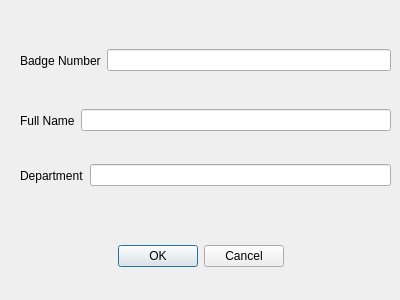
<?xml version="1.0" encoding="UTF-8"?>
<ui version="4.0">
 <class>Dialog</class>
 <widget class="QDialog" name="Dialog">
  <property name="geometry">
   <rect>
    <x>0</x>
    <y>0</y>
    <width>400</width>
    <height>300</height>
   </rect>
  </property>
  <property name="windowTitle">
   <string>Dialog</string>
  </property>
  <widget class="QDialogButtonBox" name="buttonBox">
   <property name="geometry">
    <rect>
     <x>30</x>
     <y>240</y>
     <width>341</width>
     <height>32</height>
    </rect>
   </property>
   <property name="orientation">
    <enum>Qt::Horizontal</enum>
   </property>
   <property name="standardButtons">
    <set>QDialogButtonBox::Cancel|QDialogButtonBox::Ok</set>
   </property>
   <property name="centerButtons">
    <bool>true</bool>
   </property>
  </widget>
  <widget class="QWidget" name="">
   <property name="geometry">
    <rect>
     <x>20</x>
     <y>160</y>
     <width>371</width>
     <height>31</height>
    </rect>
   </property>
   <layout class="QHBoxLayout" name="horizontalLayout">
    <item>
     <widget class="QLabel" name="department_label">
      <property name="text">
       <string>Department</string>
      </property>
     </widget>
    </item>
    <item>
     <widget class="QLineEdit" name="department_edit"/>
    </item>
   </layout>
  </widget>
  <widget class="QWidget" name="">
   <property name="geometry">
    <rect>
     <x>20</x>
     <y>100</y>
     <width>371</width>
     <height>41</height>
    </rect>
   </property>
   <layout class="QHBoxLayout" name="horizontalLayout_2">
    <item>
     <widget class="QLabel" name="name_label">
      <property name="text">
       <string>Full Name</string>
      </property>
     </widget>
    </item>
    <item>
     <widget class="QLineEdit" name="name_edit"/>
    </item>
   </layout>
  </widget>
  <widget class="QWidget" name="">
   <property name="geometry">
    <rect>
     <x>20</x>
     <y>40</y>
     <width>371</width>
     <height>41</height>
    </rect>
   </property>
   <layout class="QHBoxLayout" name="horizontalLayout_3">
    <item>
     <widget class="QLabel" name="badge_num_label">
      <property name="text">
       <string>Badge Number</string>
      </property>
     </widget>
    </item>
    <item>
     <widget class="QLineEdit" name="badge_num_edit"/>
    </item>
   </layout>
  </widget>
 </widget>
 <resources/>
 <connections>
  <connection>
   <sender>buttonBox</sender>
   <signal>accepted()</signal>
   <receiver>Dialog</receiver>
   <slot>accept()</slot>
   <hints>
    <hint type="sourcelabel">
     <x>248</x>
     <y>254</y>
    </hint>
    <hint type="destinationlabel">
     <x>157</x>
     <y>274</y>
    </hint>
   </hints>
  </connection>
  <connection>
   <sender>buttonBox</sender>
   <signal>rejected()</signal>
   <receiver>Dialog</receiver>
   <slot>reject()</slot>
   <hints>
    <hint type="sourcelabel">
     <x>316</x>
     <y>260</y>
    </hint>
    <hint type="destinationlabel">
     <x>286</x>
     <y>274</y>
    </hint>
   </hints>
  </connection>
 </connections>
</ui>
